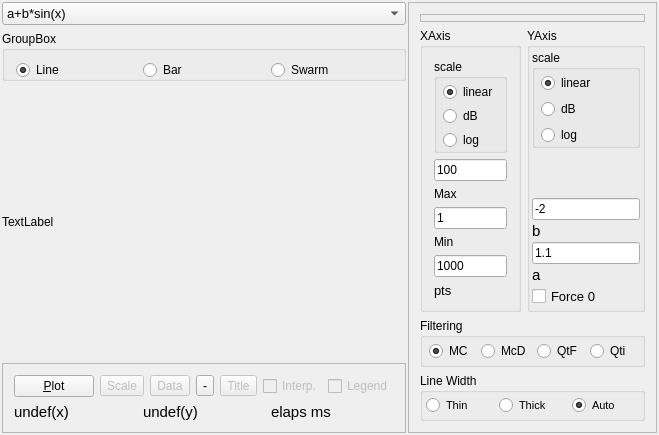
<?xml version="1.0" encoding="UTF-8"?>
<ui version="4.0">
 <class>MainWindow</class>
 <widget class="QMainWindow" name="MainWindow">
  <property name="geometry">
   <rect>
    <x>0</x>
    <y>0</y>
    <width>647</width>
    <height>428</height>
   </rect>
  </property>
  <property name="windowTitle">
   <string>TestClineChart</string>
  </property>
  <widget class="QWidget" name="centralWidget">
   <layout class="QHBoxLayout" name="horizontalLayout_4" stretch="4,0">
    <property name="spacing">
     <number>2</number>
    </property>
    <property name="leftMargin">
     <number>2</number>
    </property>
    <property name="topMargin">
     <number>2</number>
    </property>
    <property name="rightMargin">
     <number>2</number>
    </property>
    <property name="bottomMargin">
     <number>2</number>
    </property>
    <item>
     <layout class="QVBoxLayout" name="leftVLayout" stretch="0,0,5,1">
      <item>
       <widget class="QComboBox" name="functionCBox">
        <property name="enabled">
         <bool>true</bool>
        </property>
        <property name="sizePolicy">
         <sizepolicy hsizetype="Preferred" vsizetype="Preferred">
          <horstretch>0</horstretch>
          <verstretch>0</verstretch>
         </sizepolicy>
        </property>
        <property name="font">
         <font>
          <pointsize>10</pointsize>
         </font>
        </property>
        <property name="focusPolicy">
         <enum>Qt::TabFocus</enum>
        </property>
        <property name="editable">
         <bool>false</bool>
        </property>
        <property name="currentIndex">
         <number>0</number>
        </property>
        <item>
         <property name="text">
          <string>a+b*sin(x)</string>
         </property>
        </item>
        <item>
         <property name="text">
          <string>a+b*x</string>
         </property>
        </item>
        <item>
         <property name="text">
          <string>a*exp(x/b)</string>
         </property>
        </item>
        <item>
         <property name="text">
          <string>a*x^b</string>
         </property>
        </item>
        <item>
         <property name="text">
          <string>TestFile Adf</string>
         </property>
        </item>
       </widget>
      </item>
      <item>
       <widget class="QGroupBox" name="groupBox">
        <property name="maximumSize">
         <size>
          <width>16777215</width>
          <height>50</height>
         </size>
        </property>
        <property name="title">
         <string>GroupBox</string>
        </property>
        <layout class="QHBoxLayout" name="horizontalLayout">
         <item>
          <widget class="QRadioButton" name="linePlot">
           <property name="sizePolicy">
            <sizepolicy hsizetype="Minimum" vsizetype="Preferred">
             <horstretch>0</horstretch>
             <verstretch>0</verstretch>
            </sizepolicy>
           </property>
           <property name="minimumSize">
            <size>
             <width>0</width>
             <height>16</height>
            </size>
           </property>
           <property name="font">
            <font>
             <pointsize>9</pointsize>
            </font>
           </property>
           <property name="focusPolicy">
            <enum>Qt::NoFocus</enum>
           </property>
           <property name="text">
            <string>Line</string>
           </property>
           <property name="iconSize">
            <size>
             <width>14</width>
             <height>14</height>
            </size>
           </property>
           <property name="checked">
            <bool>true</bool>
           </property>
          </widget>
         </item>
         <item>
          <widget class="QRadioButton" name="barPlot">
           <property name="sizePolicy">
            <sizepolicy hsizetype="Minimum" vsizetype="Preferred">
             <horstretch>0</horstretch>
             <verstretch>0</verstretch>
            </sizepolicy>
           </property>
           <property name="minimumSize">
            <size>
             <width>0</width>
             <height>16</height>
            </size>
           </property>
           <property name="font">
            <font>
             <pointsize>9</pointsize>
            </font>
           </property>
           <property name="focusPolicy">
            <enum>Qt::NoFocus</enum>
           </property>
           <property name="text">
            <string>Bar</string>
           </property>
           <property name="iconSize">
            <size>
             <width>14</width>
             <height>14</height>
            </size>
           </property>
          </widget>
         </item>
         <item>
          <widget class="QRadioButton" name="swarmPlot">
           <property name="sizePolicy">
            <sizepolicy hsizetype="Minimum" vsizetype="Preferred">
             <horstretch>0</horstretch>
             <verstretch>0</verstretch>
            </sizepolicy>
           </property>
           <property name="minimumSize">
            <size>
             <width>0</width>
             <height>16</height>
            </size>
           </property>
           <property name="font">
            <font>
             <pointsize>9</pointsize>
            </font>
           </property>
           <property name="focusPolicy">
            <enum>Qt::NoFocus</enum>
           </property>
           <property name="text">
            <string>Swarm</string>
           </property>
           <property name="iconSize">
            <size>
             <width>14</width>
             <height>14</height>
            </size>
           </property>
          </widget>
         </item>
        </layout>
       </widget>
      </item>
      <item>
       <widget class="CLineChart" name="lineChart">
        <property name="text">
         <string>TextLabel</string>
        </property>
       </widget>
      </item>
      <item>
       <widget class="QFrame" name="bottomFrame">
        <property name="sizePolicy">
         <sizepolicy hsizetype="Preferred" vsizetype="Minimum">
          <horstretch>0</horstretch>
          <verstretch>0</verstretch>
         </sizepolicy>
        </property>
        <property name="frameShape">
         <enum>QFrame::StyledPanel</enum>
        </property>
        <property name="frameShadow">
         <enum>QFrame::Raised</enum>
        </property>
        <layout class="QVBoxLayout" name="verticalLayout_8">
         <item>
          <layout class="QHBoxLayout" name="plotHLayout">
           <item>
            <widget class="QPushButton" name="plotBtn">
             <property name="sizePolicy">
              <sizepolicy hsizetype="Fixed" vsizetype="Fixed">
               <horstretch>0</horstretch>
               <verstretch>0</verstretch>
              </sizepolicy>
             </property>
             <property name="text">
              <string>&amp;Plot</string>
             </property>
             <property name="autoDefault">
              <bool>true</bool>
             </property>
             <property name="default">
              <bool>false</bool>
             </property>
            </widget>
           </item>
           <item>
            <widget class="QToolButton" name="scaleTBtn">
             <property name="enabled">
              <bool>false</bool>
             </property>
             <property name="focusPolicy">
              <enum>Qt::NoFocus</enum>
             </property>
             <property name="text">
              <string>Scale</string>
             </property>
            </widget>
           </item>
           <item>
            <widget class="QToolButton" name="dataTBtn">
             <property name="enabled">
              <bool>false</bool>
             </property>
             <property name="focusPolicy">
              <enum>Qt::NoFocus</enum>
             </property>
             <property name="text">
              <string>Data</string>
             </property>
             <property name="checkable">
              <bool>true</bool>
             </property>
            </widget>
           </item>
           <item>
            <widget class="QToolButton" name="diffTBtn">
             <property name="focusPolicy">
              <enum>Qt::NoFocus</enum>
             </property>
             <property name="text">
              <string>-</string>
             </property>
            </widget>
           </item>
           <item>
            <widget class="QToolButton" name="titleTBtn">
             <property name="enabled">
              <bool>false</bool>
             </property>
             <property name="focusPolicy">
              <enum>Qt::NoFocus</enum>
             </property>
             <property name="text">
              <string>Title</string>
             </property>
            </widget>
           </item>
           <item>
            <widget class="QCheckBox" name="interpolateBox">
             <property name="enabled">
              <bool>false</bool>
             </property>
             <property name="font">
              <font>
               <pointsize>9</pointsize>
              </font>
             </property>
             <property name="focusPolicy">
              <enum>Qt::NoFocus</enum>
             </property>
             <property name="text">
              <string>Interp.</string>
             </property>
            </widget>
           </item>
           <item>
            <widget class="QCheckBox" name="legendCkb">
             <property name="enabled">
              <bool>false</bool>
             </property>
             <property name="sizePolicy">
              <sizepolicy hsizetype="Preferred" vsizetype="Preferred">
               <horstretch>0</horstretch>
               <verstretch>0</verstretch>
              </sizepolicy>
             </property>
             <property name="font">
              <font>
               <pointsize>9</pointsize>
              </font>
             </property>
             <property name="focusPolicy">
              <enum>Qt::NoFocus</enum>
             </property>
             <property name="text">
              <string>Legend</string>
             </property>
            </widget>
           </item>
          </layout>
         </item>
         <item>
          <layout class="QHBoxLayout" name="numValueHLayout">
           <item>
            <widget class="QLabel" name="xValueLbl">
             <property name="font">
              <font>
               <pointsize>11</pointsize>
              </font>
             </property>
             <property name="text">
              <string>undef(x)</string>
             </property>
            </widget>
           </item>
           <item>
            <widget class="QLabel" name="yValueLbl">
             <property name="font">
              <font>
               <pointsize>11</pointsize>
              </font>
             </property>
             <property name="text">
              <string>undef(y)</string>
             </property>
            </widget>
           </item>
           <item>
            <widget class="QLabel" name="elapsed">
             <property name="font">
              <font>
               <pointsize>11</pointsize>
              </font>
             </property>
             <property name="text">
              <string>elaps ms</string>
             </property>
            </widget>
           </item>
          </layout>
         </item>
        </layout>
       </widget>
      </item>
     </layout>
    </item>
    <item>
     <widget class="QFrame" name="rightFrame">
      <property name="focusPolicy">
       <enum>Qt::NoFocus</enum>
      </property>
      <property name="frameShape">
       <enum>QFrame::StyledPanel</enum>
      </property>
      <property name="frameShadow">
       <enum>QFrame::Raised</enum>
      </property>
      <layout class="QVBoxLayout" name="verticalLayout_6">
       <item>
        <widget class="QFrame" name="lineTypeLay">
         <property name="enabled">
          <bool>true</bool>
         </property>
         <property name="frameShape">
          <enum>QFrame::StyledPanel</enum>
         </property>
         <property name="frameShadow">
          <enum>QFrame::Raised</enum>
         </property>
         <layout class="QHBoxLayout" name="horizontalLayout_7">
          <property name="leftMargin">
           <number>6</number>
          </property>
          <property name="topMargin">
           <number>3</number>
          </property>
          <property name="rightMargin">
           <number>6</number>
          </property>
          <property name="bottomMargin">
           <number>3</number>
          </property>
         </layout>
        </widget>
       </item>
       <item>
        <layout class="QHBoxLayout" name="axisHLayout">
         <item>
          <widget class="QGroupBox" name="xAxis">
           <property name="enabled">
            <bool>true</bool>
           </property>
           <property name="sizePolicy">
            <sizepolicy hsizetype="Preferred" vsizetype="Preferred">
             <horstretch>0</horstretch>
             <verstretch>0</verstretch>
            </sizepolicy>
           </property>
           <property name="title">
            <string>XAxis</string>
           </property>
           <layout class="QVBoxLayout" name="verticalLayout_4">
            <property name="spacing">
             <number>6</number>
            </property>
            <item>
             <widget class="QGroupBox" name="xScale">
              <property name="sizePolicy">
               <sizepolicy hsizetype="Preferred" vsizetype="Minimum">
                <horstretch>0</horstretch>
                <verstretch>0</verstretch>
               </sizepolicy>
              </property>
              <property name="title">
               <string>scale</string>
              </property>
              <property name="flat">
               <bool>false</bool>
              </property>
              <layout class="QVBoxLayout" name="verticalLayout_3">
               <property name="spacing">
                <number>4</number>
               </property>
               <property name="leftMargin">
                <number>6</number>
               </property>
               <property name="topMargin">
                <number>3</number>
               </property>
               <property name="rightMargin">
                <number>6</number>
               </property>
               <property name="bottomMargin">
                <number>0</number>
               </property>
               <item>
                <widget class="QRadioButton" name="xLinScale">
                 <property name="font">
                  <font>
                   <pointsize>9</pointsize>
                  </font>
                 </property>
                 <property name="focusPolicy">
                  <enum>Qt::NoFocus</enum>
                 </property>
                 <property name="text">
                  <string>linear</string>
                 </property>
                 <property name="checked">
                  <bool>true</bool>
                 </property>
                </widget>
               </item>
               <item>
                <widget class="QRadioButton" name="xDbScale">
                 <property name="font">
                  <font>
                   <pointsize>9</pointsize>
                  </font>
                 </property>
                 <property name="focusPolicy">
                  <enum>Qt::NoFocus</enum>
                 </property>
                 <property name="text">
                  <string>dB</string>
                 </property>
                 <property name="checked">
                  <bool>false</bool>
                 </property>
                </widget>
               </item>
               <item>
                <widget class="QRadioButton" name="xLogScale">
                 <property name="font">
                  <font>
                   <pointsize>9</pointsize>
                  </font>
                 </property>
                 <property name="focusPolicy">
                  <enum>Qt::NoFocus</enum>
                 </property>
                 <property name="text">
                  <string>log</string>
                 </property>
                </widget>
               </item>
              </layout>
             </widget>
            </item>
            <item>
             <widget class="QLineEdit" name="xMaxEdit">
              <property name="enabled">
               <bool>true</bool>
              </property>
              <property name="font">
               <font>
                <pointsize>9</pointsize>
               </font>
              </property>
              <property name="text">
               <string>100</string>
              </property>
             </widget>
            </item>
            <item>
             <widget class="QLabel" name="label">
              <property name="font">
               <font>
                <pointsize>9</pointsize>
               </font>
              </property>
              <property name="text">
               <string>Max</string>
              </property>
             </widget>
            </item>
            <item>
             <spacer name="verticalSpacer_2">
              <property name="orientation">
               <enum>Qt::Vertical</enum>
              </property>
              <property name="sizeHint" stdset="0">
               <size>
                <width>20</width>
                <height>40</height>
               </size>
              </property>
             </spacer>
            </item>
            <item>
             <widget class="QLineEdit" name="xMinEdit">
              <property name="sizePolicy">
               <sizepolicy hsizetype="Preferred" vsizetype="Preferred">
                <horstretch>0</horstretch>
                <verstretch>0</verstretch>
               </sizepolicy>
              </property>
              <property name="font">
               <font>
                <pointsize>9</pointsize>
               </font>
              </property>
              <property name="text">
               <string>1</string>
              </property>
             </widget>
            </item>
            <item>
             <widget class="QLabel" name="label_4">
              <property name="font">
               <font>
                <pointsize>9</pointsize>
               </font>
              </property>
              <property name="text">
               <string>Min</string>
              </property>
             </widget>
            </item>
            <item>
             <spacer name="verticalSpacer_3">
              <property name="orientation">
               <enum>Qt::Vertical</enum>
              </property>
              <property name="sizeHint" stdset="0">
               <size>
                <width>20</width>
                <height>40</height>
               </size>
              </property>
             </spacer>
            </item>
            <item>
             <widget class="QLineEdit" name="pointsEdit">
              <property name="enabled">
               <bool>true</bool>
              </property>
              <property name="font">
               <font>
                <pointsize>9</pointsize>
               </font>
              </property>
              <property name="text">
               <string>1000</string>
              </property>
             </widget>
            </item>
            <item>
             <widget class="QLabel" name="label_5">
              <property name="sizePolicy">
               <sizepolicy hsizetype="Minimum" vsizetype="Preferred">
                <horstretch>0</horstretch>
                <verstretch>0</verstretch>
               </sizepolicy>
              </property>
              <property name="font">
               <font>
                <pointsize>10</pointsize>
               </font>
              </property>
              <property name="text">
               <string>pts</string>
              </property>
             </widget>
            </item>
           </layout>
          </widget>
         </item>
         <item>
          <widget class="QGroupBox" name="yAxis">
           <property name="enabled">
            <bool>true</bool>
           </property>
           <property name="sizePolicy">
            <sizepolicy hsizetype="Minimum" vsizetype="Preferred">
             <horstretch>0</horstretch>
             <verstretch>0</verstretch>
            </sizepolicy>
           </property>
           <property name="title">
            <string>YAxis</string>
           </property>
           <layout class="QVBoxLayout" name="verticalLayout_5">
            <property name="spacing">
             <number>2</number>
            </property>
            <property name="leftMargin">
             <number>2</number>
            </property>
            <property name="topMargin">
             <number>2</number>
            </property>
            <property name="rightMargin">
             <number>2</number>
            </property>
            <property name="bottomMargin">
             <number>2</number>
            </property>
            <item>
             <widget class="QGroupBox" name="yScale">
              <property name="title">
               <string>scale</string>
              </property>
              <layout class="QVBoxLayout" name="verticalLayout_7">
               <property name="leftMargin">
                <number>6</number>
               </property>
               <property name="topMargin">
                <number>3</number>
               </property>
               <property name="rightMargin">
                <number>6</number>
               </property>
               <property name="bottomMargin">
                <number>0</number>
               </property>
               <item>
                <widget class="QRadioButton" name="yLinScale">
                 <property name="font">
                  <font>
                   <pointsize>9</pointsize>
                  </font>
                 </property>
                 <property name="focusPolicy">
                  <enum>Qt::NoFocus</enum>
                 </property>
                 <property name="text">
                  <string>linear</string>
                 </property>
                 <property name="checked">
                  <bool>true</bool>
                 </property>
                </widget>
               </item>
               <item>
                <widget class="QRadioButton" name="yDbScale">
                 <property name="font">
                  <font>
                   <pointsize>9</pointsize>
                  </font>
                 </property>
                 <property name="focusPolicy">
                  <enum>Qt::NoFocus</enum>
                 </property>
                 <property name="text">
                  <string>dB</string>
                 </property>
                </widget>
               </item>
               <item>
                <widget class="QRadioButton" name="yLogScale">
                 <property name="font">
                  <font>
                   <pointsize>9</pointsize>
                  </font>
                 </property>
                 <property name="focusPolicy">
                  <enum>Qt::NoFocus</enum>
                 </property>
                 <property name="text">
                  <string>log</string>
                 </property>
                </widget>
               </item>
              </layout>
             </widget>
            </item>
            <item>
             <spacer name="verticalSpacer">
              <property name="orientation">
               <enum>Qt::Vertical</enum>
              </property>
              <property name="sizeHint" stdset="0">
               <size>
                <width>20</width>
                <height>40</height>
               </size>
              </property>
             </spacer>
            </item>
            <item>
             <widget class="QLineEdit" name="constBEdit">
              <property name="enabled">
               <bool>true</bool>
              </property>
              <property name="sizePolicy">
               <sizepolicy hsizetype="Preferred" vsizetype="Preferred">
                <horstretch>0</horstretch>
                <verstretch>0</verstretch>
               </sizepolicy>
              </property>
              <property name="font">
               <font>
                <pointsize>9</pointsize>
               </font>
              </property>
              <property name="text">
               <string>-2</string>
              </property>
             </widget>
            </item>
            <item>
             <widget class="QLabel" name="label_3">
              <property name="font">
               <font>
                <pointsize>11</pointsize>
               </font>
              </property>
              <property name="text">
               <string>b</string>
              </property>
             </widget>
            </item>
            <item>
             <widget class="QLineEdit" name="constAEdit">
              <property name="font">
               <font>
                <pointsize>9</pointsize>
               </font>
              </property>
              <property name="text">
               <string>1.1</string>
              </property>
             </widget>
            </item>
            <item>
             <widget class="QLabel" name="label_2">
              <property name="font">
               <font>
                <pointsize>11</pointsize>
               </font>
              </property>
              <property name="text">
               <string>a</string>
              </property>
             </widget>
            </item>
            <item>
             <widget class="QCheckBox" name="Force0Ckb">
              <property name="sizePolicy">
               <sizepolicy hsizetype="Minimum" vsizetype="Preferred">
                <horstretch>0</horstretch>
                <verstretch>0</verstretch>
               </sizepolicy>
              </property>
              <property name="font">
               <font>
                <pointsize>10</pointsize>
               </font>
              </property>
              <property name="focusPolicy">
               <enum>Qt::NoFocus</enum>
              </property>
              <property name="text">
               <string>Force 0</string>
              </property>
             </widget>
            </item>
           </layout>
          </widget>
         </item>
        </layout>
       </item>
       <item>
        <widget class="QGroupBox" name="filterGroup">
         <property name="enabled">
          <bool>true</bool>
         </property>
         <property name="title">
          <string>Filtering</string>
         </property>
         <property name="flat">
          <bool>true</bool>
         </property>
         <property name="checkable">
          <bool>false</bool>
         </property>
         <layout class="QHBoxLayout" name="horizontalLayout_6">
          <property name="leftMargin">
           <number>6</number>
          </property>
          <property name="topMargin">
           <number>3</number>
          </property>
          <property name="rightMargin">
           <number>6</number>
          </property>
          <property name="bottomMargin">
           <number>3</number>
          </property>
          <item>
           <widget class="QRadioButton" name="MC">
            <property name="focusPolicy">
             <enum>Qt::NoFocus</enum>
            </property>
            <property name="text">
             <string>MC</string>
            </property>
            <property name="checked">
             <bool>true</bool>
            </property>
           </widget>
          </item>
          <item>
           <widget class="QRadioButton" name="McD">
            <property name="focusPolicy">
             <enum>Qt::NoFocus</enum>
            </property>
            <property name="text">
             <string>McD</string>
            </property>
           </widget>
          </item>
          <item>
           <widget class="QRadioButton" name="QtF">
            <property name="sizePolicy">
             <sizepolicy hsizetype="Preferred" vsizetype="Preferred">
              <horstretch>0</horstretch>
              <verstretch>0</verstretch>
             </sizepolicy>
            </property>
            <property name="focusPolicy">
             <enum>Qt::NoFocus</enum>
            </property>
            <property name="text">
             <string>QtF</string>
            </property>
           </widget>
          </item>
          <item>
           <widget class="QRadioButton" name="QTi">
            <property name="focusPolicy">
             <enum>Qt::NoFocus</enum>
            </property>
            <property name="text">
             <string>Qti</string>
            </property>
           </widget>
          </item>
         </layout>
        </widget>
       </item>
       <item>
        <widget class="QGroupBox" name="lineWidthGroup_2">
         <property name="enabled">
          <bool>true</bool>
         </property>
         <property name="title">
          <string>Line Width</string>
         </property>
         <property name="flat">
          <bool>false</bool>
         </property>
         <layout class="QHBoxLayout" name="horizontalLayout_8">
          <property name="leftMargin">
           <number>3</number>
          </property>
          <property name="topMargin">
           <number>3</number>
          </property>
          <property name="rightMargin">
           <number>3</number>
          </property>
          <property name="bottomMargin">
           <number>3</number>
          </property>
          <item>
           <widget class="QRadioButton" name="widthThin">
            <property name="sizePolicy">
             <sizepolicy hsizetype="Preferred" vsizetype="Preferred">
              <horstretch>0</horstretch>
              <verstretch>0</verstretch>
             </sizepolicy>
            </property>
            <property name="font">
             <font>
              <pointsize>8</pointsize>
             </font>
            </property>
            <property name="focusPolicy">
             <enum>Qt::NoFocus</enum>
            </property>
            <property name="text">
             <string>Thin</string>
            </property>
            <property name="checked">
             <bool>false</bool>
            </property>
           </widget>
          </item>
          <item>
           <widget class="QRadioButton" name="widthThick">
            <property name="font">
             <font>
              <pointsize>8</pointsize>
             </font>
            </property>
            <property name="focusPolicy">
             <enum>Qt::NoFocus</enum>
            </property>
            <property name="text">
             <string>Thick</string>
            </property>
           </widget>
          </item>
          <item>
           <widget class="QRadioButton" name="widthAuto">
            <property name="enabled">
             <bool>true</bool>
            </property>
            <property name="sizePolicy">
             <sizepolicy hsizetype="Preferred" vsizetype="Preferred">
              <horstretch>0</horstretch>
              <verstretch>0</verstretch>
             </sizepolicy>
            </property>
            <property name="font">
             <font>
              <pointsize>8</pointsize>
             </font>
            </property>
            <property name="focusPolicy">
             <enum>Qt::NoFocus</enum>
            </property>
            <property name="text">
             <string>Auto</string>
            </property>
            <property name="checked">
             <bool>true</bool>
            </property>
           </widget>
          </item>
         </layout>
        </widget>
       </item>
      </layout>
     </widget>
    </item>
   </layout>
  </widget>
 </widget>
 <layoutdefault spacing="6" margin="11"/>
 <customwidgets>
  <customwidget>
   <class>CLineChart</class>
   <extends>QLabel</extends>
   <header location="global">clinechart.h</header>
   <container>1</container>
  </customwidget>
 </customwidgets>
 <tabstops>
  <tabstop>functionCBox</tabstop>
  <tabstop>xMaxEdit</tabstop>
  <tabstop>xMinEdit</tabstop>
  <tabstop>pointsEdit</tabstop>
  <tabstop>constBEdit</tabstop>
  <tabstop>constAEdit</tabstop>
  <tabstop>plotBtn</tabstop>
 </tabstops>
 <resources/>
 <connections/>
</ui>
